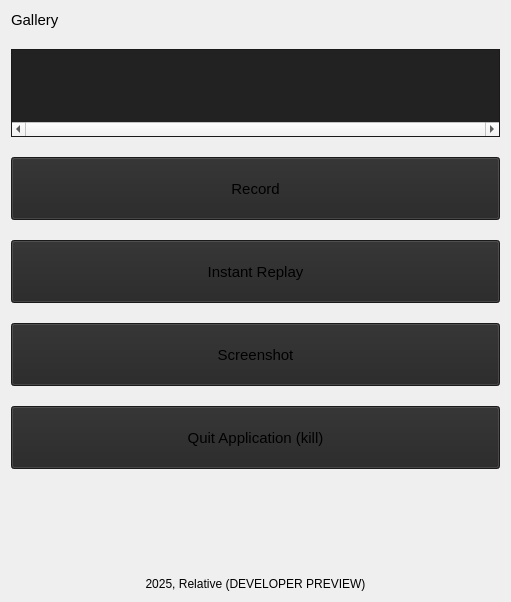
<?xml version="1.0" encoding="UTF-8"?>
<ui version="4.0">
 <class>MainPage</class>
 <widget class="QWidget" name="MainPage">
  <property name="geometry">
   <rect>
    <x>0</x>
    <y>0</y>
    <width>511</width>
    <height>602</height>
   </rect>
  </property>
  <property name="windowTitle">
   <string>Form</string>
  </property>
  <property name="styleSheet">
   <string notr="true">#recordButton,
#instantReplayButton,
#screenshotButton,
#quitButton {
	background: #252525;
	font-size: 11pt;
	padding: 20px;
}</string>
  </property>
  <layout class="QVBoxLayout" name="verticalLayout_2">
   <item>
    <layout class="QVBoxLayout" name="verticalLayout">
     <property name="spacing">
      <number>20</number>
     </property>
     <item>
      <widget class="QLabel" name="label">
       <property name="font">
        <font>
         <pointsize>11</pointsize>
        </font>
       </property>
       <property name="text">
        <string>Gallery</string>
       </property>
      </widget>
     </item>
     <item>
      <widget class="QScrollArea" name="scrollArea">
       <property name="maximumSize">
        <size>
         <width>16777215</width>
         <height>200</height>
        </size>
       </property>
       <property name="styleSheet">
        <string notr="true">background-color: #222222;</string>
       </property>
       <property name="verticalScrollBarPolicy">
        <enum>Qt::ScrollBarPolicy::ScrollBarAlwaysOff</enum>
       </property>
       <property name="horizontalScrollBarPolicy">
        <enum>Qt::ScrollBarPolicy::ScrollBarAlwaysOn</enum>
       </property>
       <property name="widgetResizable">
        <bool>true</bool>
       </property>
       <widget class="QWidget" name="scrollAreaWidgetContents_2">
        <property name="geometry">
         <rect>
          <x>0</x>
          <y>0</y>
          <width>489</width>
          <height>60</height>
         </rect>
        </property>
       </widget>
      </widget>
     </item>
     <item>
      <widget class="QToolButton" name="recordButton">
       <property name="sizePolicy">
        <sizepolicy hsizetype="Expanding" vsizetype="Fixed">
         <horstretch>0</horstretch>
         <verstretch>0</verstretch>
        </sizepolicy>
       </property>
       <property name="text">
        <string>Record</string>
       </property>
       <property name="icon">
        <iconset theme="media-record"/>
       </property>
       <property name="toolButtonStyle">
        <enum>Qt::ToolButtonStyle::ToolButtonTextBesideIcon</enum>
       </property>
      </widget>
     </item>
     <item>
      <widget class="QToolButton" name="instantReplayButton">
       <property name="sizePolicy">
        <sizepolicy hsizetype="Expanding" vsizetype="Fixed">
         <horstretch>0</horstretch>
         <verstretch>0</verstretch>
        </sizepolicy>
       </property>
       <property name="text">
        <string>Instant Replay</string>
       </property>
       <property name="icon">
        <iconset theme="system-reboot"/>
       </property>
       <property name="toolButtonStyle">
        <enum>Qt::ToolButtonStyle::ToolButtonTextBesideIcon</enum>
       </property>
      </widget>
     </item>
     <item>
      <widget class="QToolButton" name="screenshotButton">
       <property name="sizePolicy">
        <sizepolicy hsizetype="Expanding" vsizetype="Fixed">
         <horstretch>0</horstretch>
         <verstretch>0</verstretch>
        </sizepolicy>
       </property>
       <property name="text">
        <string>Screenshot</string>
       </property>
       <property name="icon">
        <iconset theme="QIcon::ThemeIcon::CameraPhoto"/>
       </property>
       <property name="toolButtonStyle">
        <enum>Qt::ToolButtonStyle::ToolButtonTextBesideIcon</enum>
       </property>
      </widget>
     </item>
     <item>
      <widget class="QToolButton" name="quitButton">
       <property name="sizePolicy">
        <sizepolicy hsizetype="Expanding" vsizetype="Fixed">
         <horstretch>0</horstretch>
         <verstretch>0</verstretch>
        </sizepolicy>
       </property>
       <property name="text">
        <string>Quit Application (kill)</string>
       </property>
       <property name="icon">
        <iconset theme="QIcon::ThemeIcon::ProcessStop"/>
       </property>
       <property name="toolButtonStyle">
        <enum>Qt::ToolButtonStyle::ToolButtonTextBesideIcon</enum>
       </property>
      </widget>
     </item>
     <item>
      <spacer name="verticalSpacer_2">
       <property name="orientation">
        <enum>Qt::Orientation::Vertical</enum>
       </property>
       <property name="sizeHint" stdset="0">
        <size>
         <width>20</width>
         <height>40</height>
        </size>
       </property>
      </spacer>
     </item>
     <item>
      <widget class="QLabel" name="label_2">
       <property name="text">
        <string>2025, Relative (DEVELOPER PREVIEW)</string>
       </property>
       <property name="alignment">
        <set>Qt::AlignmentFlag::AlignCenter</set>
       </property>
      </widget>
     </item>
    </layout>
   </item>
  </layout>
 </widget>
 <resources/>
 <connections/>
</ui>
